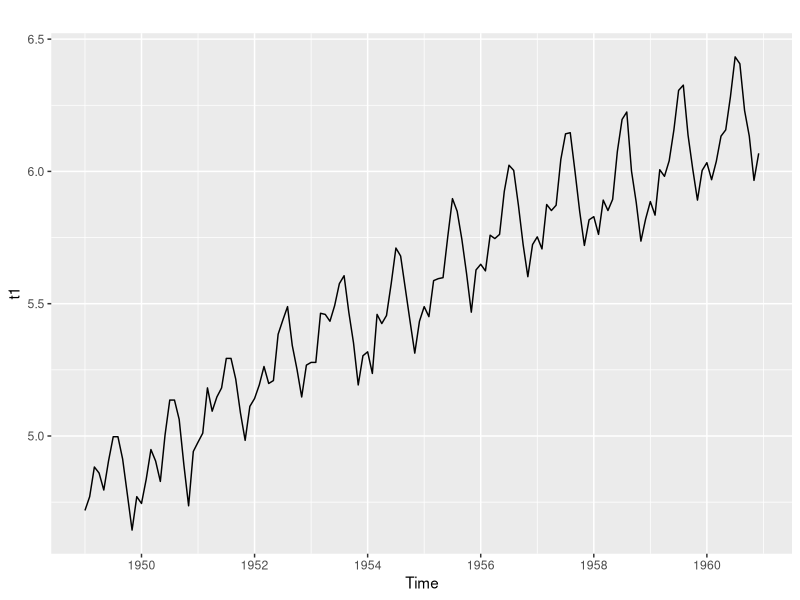
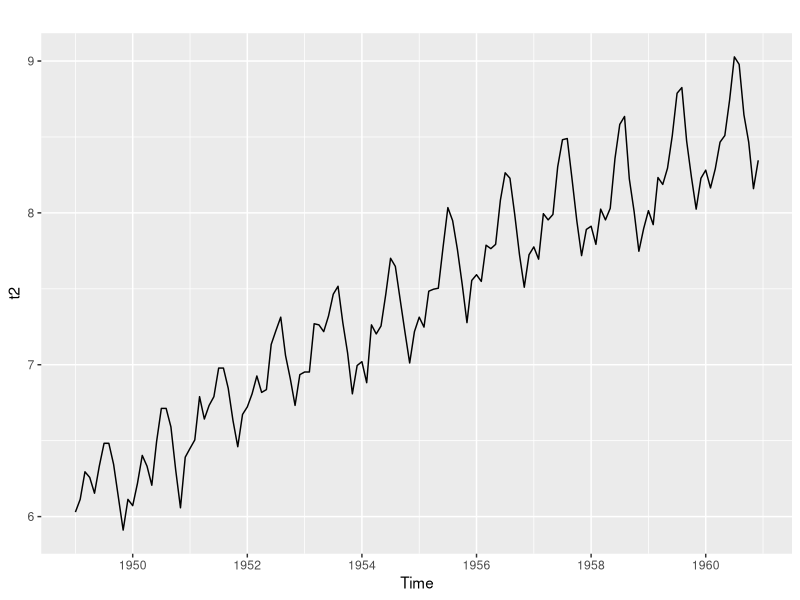
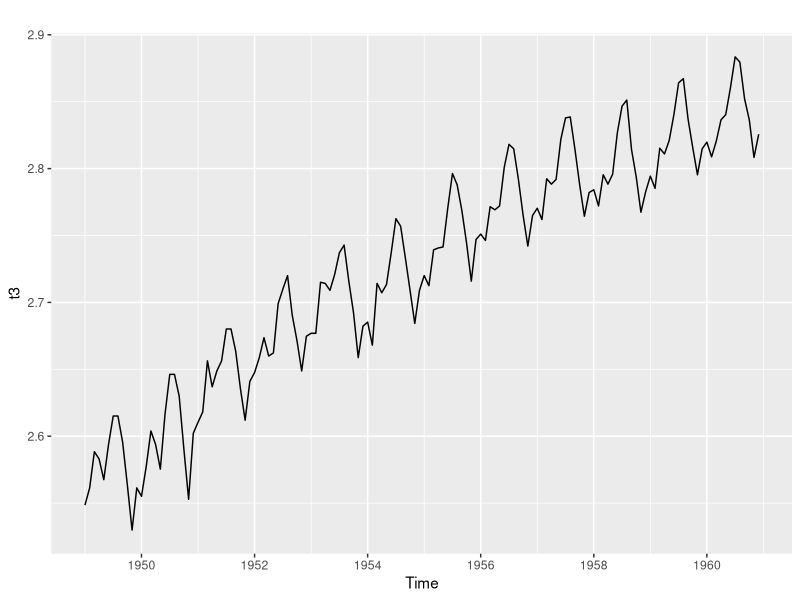
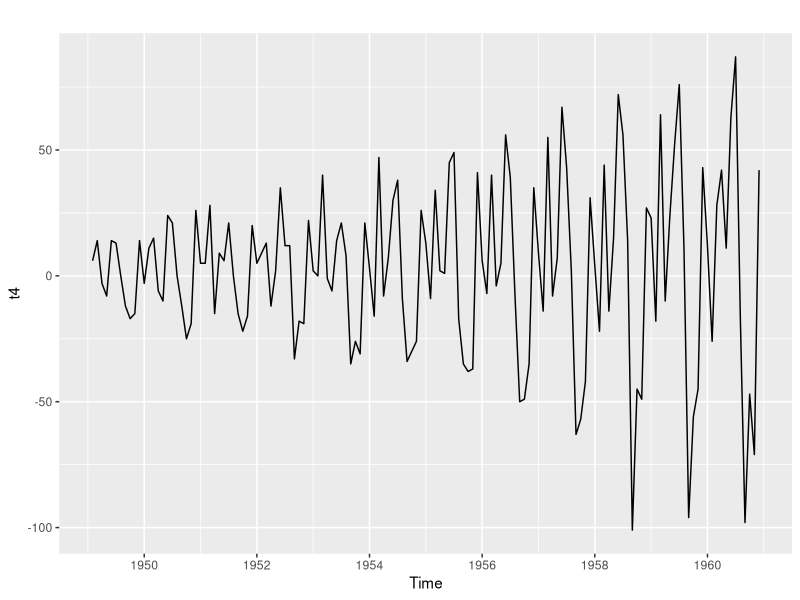
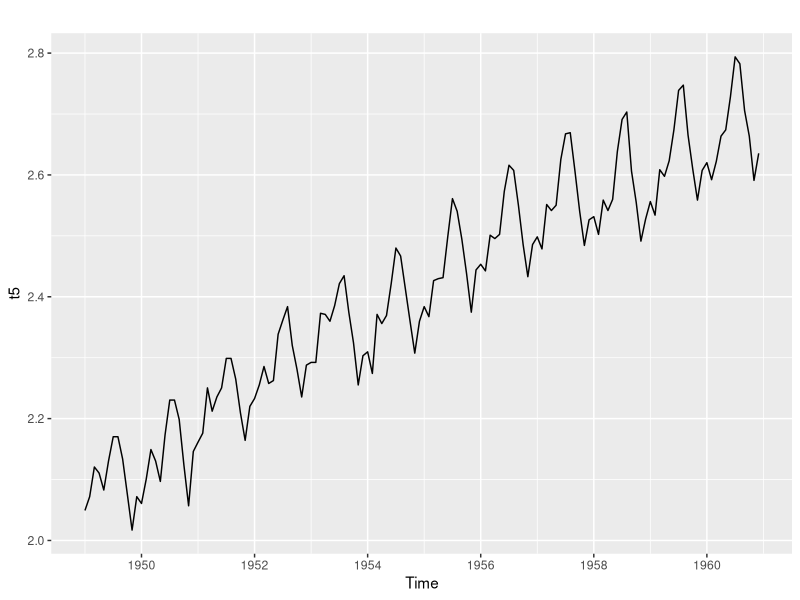
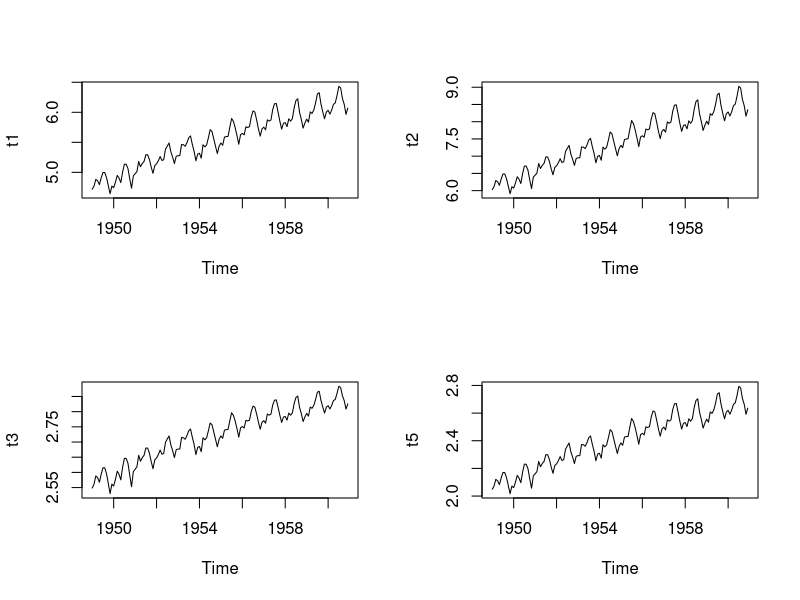

Here is the R script that generated these plots, in order:
library(forecast)
library(ggplot2)

t1 = BoxCox(AirPassengers,lambda =0 )
autoplot(t1)

 
t2 = BoxCox(AirPassengers,lambda =.1 )
autoplot(t2)


lbd = BoxCox.lambda(AirPassengers)
print(lbd)
t3 = BoxCox(AirPassengers,lambda =lbd )
autoplot(t3)


t4 = diff(AirPassengers)
autoplot(t4)


t5 = log10(AirPassengers)
autoplot(t5)

split.screen( figs = c( 2, 2 ) )
screen(1)
plot(t1)
screen(2)
plot(t2)
screen(3)
plot(t3)
screen(4)
plot(t5)
close.screen( all = TRUE )




